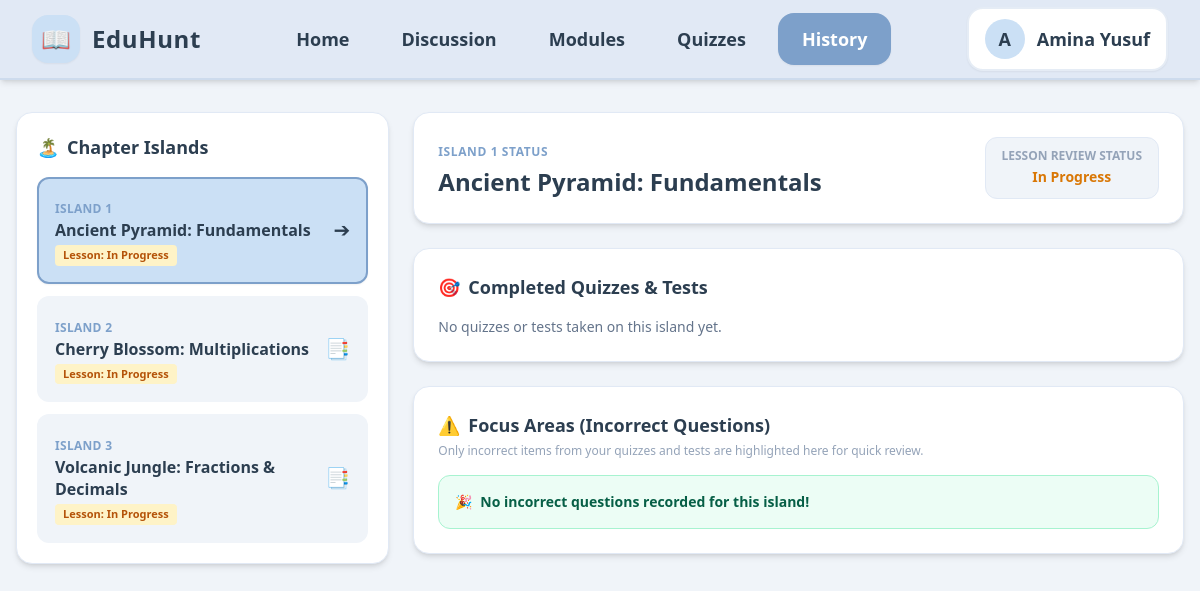
Page /student/history.php on the committed database.
### tables this page shows
CREATE TABLE students (
        id INTEGER PRIMARY KEY AUTOINCREMENT, 
        classroom_id INTEGER, 
        name TEXT NOT NULL, 
        status TEXT NOT NULL, 
        score INTEGER DEFAULT 0, 
        role TEXT DEFAULT 'student', 
        FOREIGN KEY(classroom_id) REFERENCES classrooms(id) ON DELETE SET NULL
    );

CREATE TABLE student_progress (
        id INTEGER PRIMARY KEY AUTOINCREMENT, 
        student_id INTEGER NOT NULL, 
        island_id INTEGER NOT NULL, 
        chapter_name TEXT NOT NULL, 
        level INTEGER DEFAULT 0,
        status TEXT NOT NULL DEFAULT 'In Progress', 
        FOREIGN KEY(student_id) REFERENCES students(id) ON DELETE CASCADE
    );

### student/history.php (the view, shortened to what this page needs)
<?php
require_once __DIR__ . '/../config/db.php';
$student_id = 1;
$stmt_student = $pdo->prepare("SELECT * FROM students WHERE id = ?");
$stmt_student->execute([$student_id]);
$student = $stmt_student->fetch(PDO::FETCH_ASSOC);
$stmt_islands = $pdo->prepare("
    SELECT * FROM student_progress
    WHERE student_id = ?
    ORDER BY island_id ASC
");
$stmt_islands->execute([$student_id]);
$islands = $stmt_islands->fetchAll(PDO::FETCH_ASSOC);
$selectedIsland = isset($_GET['island_id']) ? (int)$_GET['island_id'] : 1;
$currentIslandProgress = null;
foreach ($islands as $isl) {
    if ((int)$isl['island_id'] === $selectedIsland) {
        $currentIslandProgress = $isl;
        break;
    }
}
$stmt_assessments = $pdo->prepare("
    SELECT * FROM student_assessments
    WHERE student_id = ? AND island_id = ?
    ORDER BY submitted_at DESC
");
$stmt_assessments->execute([$student_id, $selectedIsland]);
$assessments = $stmt_assessments->fetchAll(PDO::FETCH_ASSOC);
$stmt_incorrect = $pdo->prepare("
    SELECT sa.*, a.title as quiz_title
    FROM student_answers sa
    JOIN student_assessments a ON sa.assessment_id = a.id
    WHERE a.student_id = ? AND a.island_id = ? AND sa.is_correct = 0
    ORDER BY sa.id DESC
");
$stmt_incorrect->execute([$student_id, $selectedIsland]);
$incorrectAnswers = $stmt_incorrect->fetchAll(PDO::FETCH_ASSOC);
?>
<!DOCTYPE html>
<html lang="en">
<head>
    <script src="https://cdn.tailwindcss.com"></script>
    <link href="https://cdn.jsdelivr.net/npm/flowbite@2.5.1/dist/flowbite.min.css" rel="stylesheet" />
</head>
<body class="bg-pastel-bg text-pastel-text min-h-screen flex flex-col items-center justify-start p-4 pt-28">
    <nav class="bg-pastel-nav fixed w-full h-20 z-50 top-0 start-0 border-b-2 border-pastel-primary/20 shadow-md flex items-center">
        <div class="w-full max-w-[85rem] mx-auto px-8 flex items-center justify-between">
            <a href="index.php" class="flex items-center gap-3 flex-shrink-0">
                <div class="bg-pastel-badge w-12 h-12 rounded-2xl flex items-center justify-center shadow-sm">
                    <span class="text-2xl">📖</span>
                </div>
                <span class="text-2xl font-black tracking-wide text-pastel-text hidden lg:block">EduHunt</span>
            </a>
            <div class="hidden md:flex items-center justify-center flex-1 mx-6">
                <ul class="flex items-center gap-3 text-lg font-bold">
                    <li><a href="index.php" class="flex items-center px-5 py-3 rounded-2xl text-pastel-text hover:bg-pastel-card hover:text-pastel-primary">Home</a></li>
                    <li><a href="discussion.php" class="flex items-center px-5 py-3 rounded-2xl text-pastel-text hover:bg-pastel-card hover:text-pastel-primary">Discussion</a></li>
                    <li><a href="module.php" class="flex items-center px-5 py-3 rounded-2xl text-pastel-text hover:bg-pastel-card hover:text-pastel-primary">Modules</a></li>
                    <li><a href="quiz.php" class="flex items-center px-5 py-3 rounded-2xl text-pastel-text hover:bg-pastel-card hover:text-pastel-primary">Quizzes</a></li>
                    <li><a href="history.php" class="flex items-center px-6 py-3 rounded-2xl bg-pastel-primary text-white shadow-sm">History</a></li>
                </ul>
            </div>
            <div class="flex items-center flex-shrink-0">
                <button id="user-menu-button" data-dropdown-toggle="user-dropdown" type="button" class="flex items-center gap-3 py-2.5 px-4 bg-pastel-card border-2 border-pastel-primary/20 rounded-2xl shadow-sm">
                    <div class="w-10 h-10 rounded-full bg-pastel-badge flex items-center justify-center font-black text-pastel-text text-lg">
                        <?= strtoupper(substr($student['name'], 0, 1)) ?>
                    </div>
                    <span class="text-lg font-bold text-pastel-text hidden sm:block"><?= htmlspecialchars($student['name']) ?></span>
                </button>
            </div>
        </div>
    </nav>
    <main class="w-full max-w-[85rem] grid grid-cols-1 lg:grid-cols-12 gap-6">
        <section class="lg:col-span-4 bg-pastel-card border border-pastel-nav p-5 rounded-2xl shadow-md h-fit">
            <h2 class="text-lg font-black text-pastel-text mb-4 flex items-center gap-2">
                <span>🏝️</span> Chapter Islands
            </h2>
            <div class="flex flex-col gap-3">
                <?php foreach ($islands as $isl): ?>
                    <?php $isActive = ((int)$isl['island_id'] === $selectedIsland); ?>
                    <a href="history.php?island_id=<?= $isl['island_id'] ?>"
                       class="p-4 rounded-xl border-2 transition-all duration-200 flex items-center justify-between <?= $isActive ? 'bg-pastel-badge border-pastel-primary shadow-sm' : 'bg-pastel-bg border-transparent hover:border-pastel-primary/40' ?>">
                        <div>
                            <span class="text-xs font-bold text-pastel-primary uppercase tracking-wide">Island <?= $isl['island_id'] ?></span>
                            <h3 class="font-bold text-pastel-text text-base leading-snug"><?= htmlspecialchars($isl['chapter_name']) ?></h3>
                            <span class="inline-block text-[11px] font-bold px-2 py-0.5 mt-1 rounded <?= $isl['status'] === 'Completed' ? 'bg-emerald-100 text-emerald-700' : 'bg-amber-100 text-amber-700' ?>">
                                Lesson: <?= htmlspecialchars($isl['status']) ?>
                            </span>
                        </div>
                        <span class="text-xl"><?= $isActive ? '➔' : '📑' ?></span>
                    </a>
                <?php endforeach; ?>
            </div>
        </section>
        <section class="lg:col-span-8 flex flex-col gap-6">
            <div class="bg-pastel-card border border-pastel-nav p-6 rounded-2xl shadow-md flex flex-wrap justify-between items-center gap-4">
                <div>
                    <span class="text-xs font-bold text-pastel-primary uppercase tracking-wider">Island <?= $selectedIsland ?> Status</span>
                    <h1 class="text-2xl font-black text-pastel-text mt-1"><?= htmlspecialchars($currentIslandProgress['chapter_name'] ?? 'Island Details') ?></h1>
                </div>
                <div class="bg-pastel-bg px-4 py-2.5 rounded-xl border border-pastel-nav text-center">
                    <span class="text-xs font-bold text-slate-400 uppercase block">Lesson Review Status</span>
                    <span class="text-sm font-black <?= ($currentIslandProgress['status'] ?? '') === 'Completed' ? 'text-emerald-600' : 'text-amber-600' ?>">
                        <?= htmlspecialchars($currentIslandProgress['status'] ?? 'In Progress') ?>
                    </span>
                </div>
            </div>
            <div class="bg-pastel-card border border-pastel-nav p-6 rounded-2xl shadow-md">
                <h2 class="text-lg font-black text-pastel-text mb-4 flex items-center gap-2">
                    <span>🎯</span> Completed Quizzes & Tests
                </h2>
                <?php if (empty($assessments)): ?>
                    <p class="text-sm text-slate-500">No quizzes or tests taken on this island yet.</p>
                <?php endif; ?>
            </div>
            <div class="bg-pastel-card border border-pastel-nav p-6 rounded-2xl shadow-md">
                <h2 class="text-lg font-black text-pastel-text mb-1 flex items-center gap-2">
                    <span>⚠️</span> Focus Areas (Incorrect Questions)
                </h2>
                <p class="text-xs text-slate-400 mb-4">Only incorrect items from your quizzes and tests are highlighted here for quick review.</p>
                <?php if (empty($incorrectAnswers)): ?>
                    <div class="p-4 rounded-xl bg-emerald-50 border border-emerald-200 text-emerald-800 text-sm font-semibold flex items-center gap-2">
                        <span>🎉</span> No incorrect questions recorded for this island!
                    </div>
                <?php endif; ?>
            </div>
        </section>
    </main>
</body>
</html>

### rows in the picture
students: name "A", name "Amina Yusuf"
student_progress: island "1", chapter_name "Ancient Pyramid: Fundamentals", status "In Progress"
student_progress: island "2", chapter_name "Cherry Blossom: Multiplications", status "In Progress"
student_progress: island "3", chapter_name "Volcanic Jungle: Fractions & Decimals", status "In Progress"

### other values in the picture
$selectedIsland "1"
